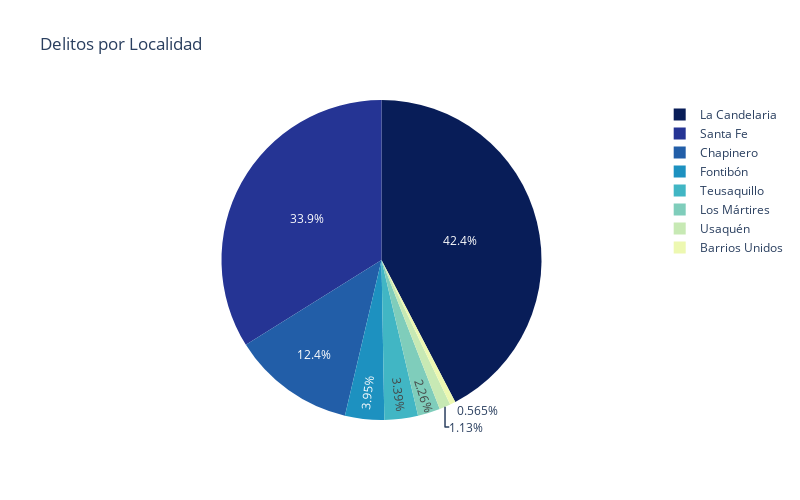

Source (notebook cell):
### Code cell
loc_crimes_df = crimesbyloc(df_crimes).sort_values(by='FRECUENCIA', ascending=False)#.head(5)
fig = px.pie(loc_crimes_df, values='FRECUENCIA', 
             names='Localidad', 
             title='Delitos por Localidad',
             labels={'FRECUENCIA':'Delitos por Localidad'},
             color_discrete_sequence=px.colors.sequential.YlGnBu_r,
             width=800, 
             height=500)
fig.show()

### Figure 1 — Plotly figure (JSON) as saved in the notebook; plotly's stock layout.template omitted (floating-point values rounded to 4 significant figures)
{"data": [{"domain": {"x": [0, 1], "y": [0, 1]}, "hovertemplate": "Localidad=%{label}<br>Delitos por Localidad=%{value}<extra></extra>", "labels": ["La Candelaria", "Santa Fe", "Chapinero", "Fontibón", "Teusaquillo", "Los Mártires", "Usaquén", "Barrios Unidos"], "legendgroup": "", "name": "", "showlegend": true, "type": "pie", "values": [75, 60, 22, 7, 6, 4, 2, 1]}], "layout": {"height": 500, "legend": {"tracegroupgap": 0}, "piecolorway": ["rgb(8,29,88)", "rgb(37,52,148)", "rgb(34,94,168)", "rgb(29,145,192)", "rgb(65,182,196)", "rgb(127,205,187)", "rgb(199,233,180)", "rgb(237,248,177)", "rgb(255,255,217)"], "title": {"text": "Delitos por Localidad"}, "width": 800}}
